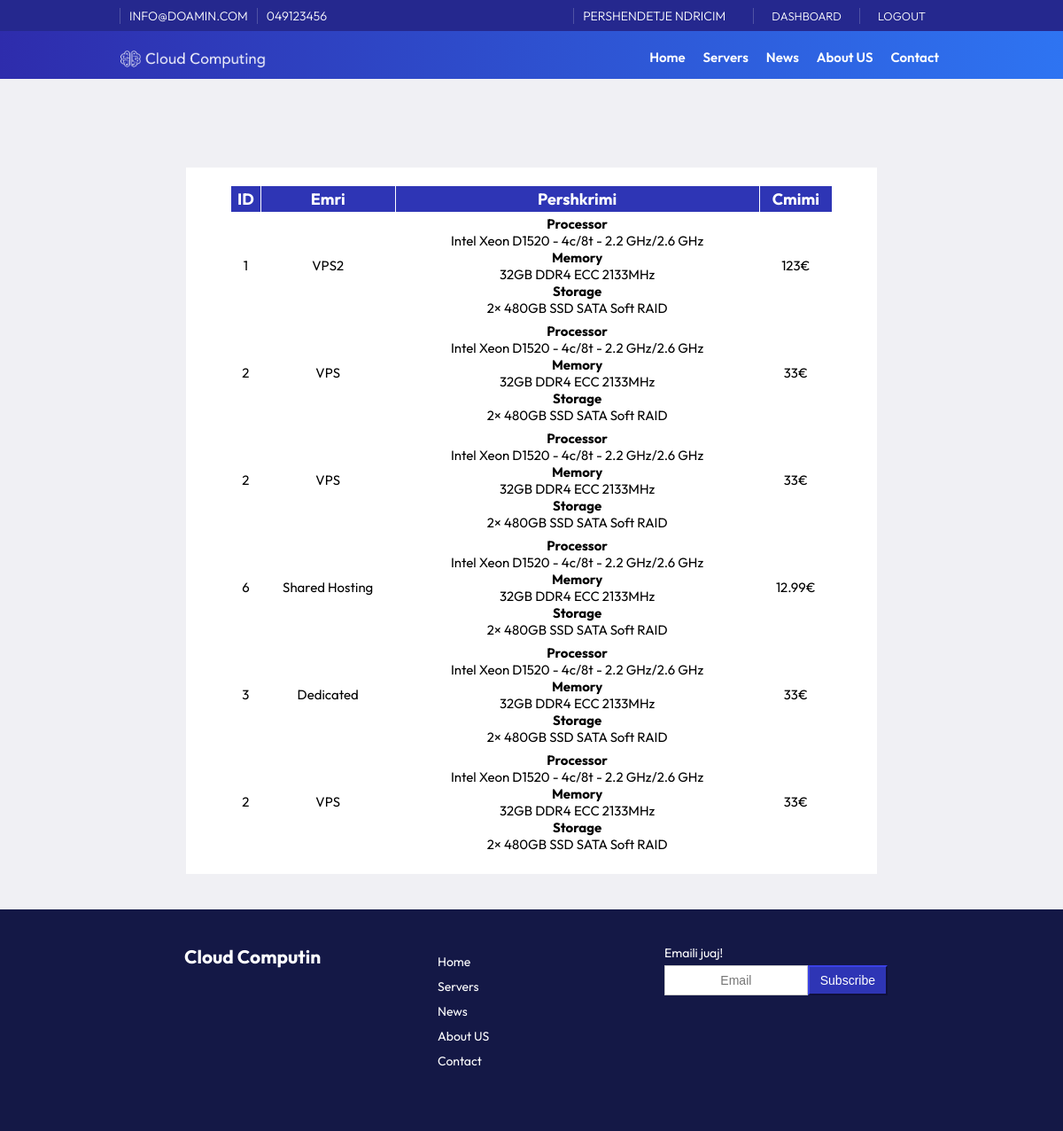
The page /user/porosit.php (signed in) on the database its author committed.
### tables this page shows
CREATE TABLE `configs` (
  `id` int(11) NOT NULL,
  `emri` varchar(255) NOT NULL,
  `vlera` text NOT NULL
);

CREATE TABLE `users` (
  `id` int(11) NOT NULL,
  `emri` varchar(255) NOT NULL,
  `mbiemri` varchar(255) NOT NULL,
  `username` varchar(255) NOT NULL,
  `password` varchar(255) NOT NULL,
  `email` varchar(255) NOT NULL,
  `role` varchar(50) NOT NULL,
  `kycja` text NOT NULL
);

CREATE TABLE `menu` (
  `id` int(11) NOT NULL,
  `Emri` varchar(255) NOT NULL,
  `vlera` varchar(255) NOT NULL,
  `renditja` int(11) NOT NULL,
  `autori` varchar(255) NOT NULL,
  `Data` datetime NOT NULL DEFAULT current_timestamp() ON UPDATE current_timestamp()
);

CREATE TABLE `servers` (
  `id` int(11) NOT NULL,
  `Titulli` varchar(255) NOT NULL,
  `Pershkrimi` text DEFAULT NULL,
  `Data` date NOT NULL,
  `Cmimi` varchar(255) DEFAULT NULL,
  `foto` varchar(255) NOT NULL,
  `autori` varchar(255) NOT NULL
);

### assets/config/functions.php (called while the page is built, shortened)
<?php
include_once 'config.php';
class SiteConfigs {
    private $db;
    public function __construct($db) {
        $this->db = $db;
    }
    public function readConfig($emri) {
        $defaultValue = 'Not Available';
        $query = "SELECT vlera FROM configs WHERE emri = '$emri' LIMIT 1";
        $result = $this->db->conn->query($query);
        if ($result->num_rows > 0) {
            $configs = $result->fetch_assoc();
            return $configs['vlera'];
        }
        return $defaultValue;
    }
}
?>

### assets/config/config.php (called while the page is built, shortened)
<?php
class Database {
    private $host = "localhost";
    private $username = "root";
    private $password = "";
    private $database = "CloudComputing";
    public function __construct() {
        $this->conn = new mysqli($this->host, $this->username, $this->password, $this->database);
    }
}
?>

### assets/config/user.php (called while the page is built, shortened)
<?php
class User {
    private $db;
    public function __construct($db) {
        $this->db = $db;
    }
    public function checkUserRole($id) {
        $query = "SELECT role FROM users WHERE id = $id";
        $result = $this->db->conn->query($query);
        if ($result->num_rows > 0) {
            $user = $result->fetch_assoc();
            return $user['role'];
        }
        return false;
    }
        public function readEmri($emri, $id) {
            $query = "SELECT $emri FROM users WHERE id = $id";
            $result = $this->db->conn->query($query);
            if ($result->num_rows > 0) {
                $user = $result->fetch_assoc();
                return $user[$emri];
            }
            return false;
        }
}
?>

### assets/config/menu.php (called while the page is built, shortened)
<?php
class Menu {
    private $db;
    public function __construct($db) {
        $this->db = $db;
    }
    public function readAllMenu() {
        $query = "SELECT * FROM menu ORDER BY renditja ASC";
        $result = $this->db->conn->query($query);
        return $result->fetch_all(MYSQLI_ASSOC);
    }
}
?>

### assets/config/porosi.php (called while the page is built, shortened)
<?php
class Porosi {
    private $db;
    public function __construct($db) {
        $this->db = $db;
    }
    public function readAllPorosity($id) {
        $query = "SELECT s.id, s.Titulli, s.Pershkrimi, s.Cmimi
        FROM porosit p
        INNER JOIN servers s ON p.id_server = s.id
        INNER JOIN users u ON u.id = p.id_useri AND u.id = $id;";
        $result = $this->db->conn->query($query);
        return $result->fetch_all(MYSQLI_ASSOC);
    }
}
?>

### user/porosit.php (the view, shortened to what this page needs)
<?php
include_once '../assets/config/config.php';
include_once '../assets/config/functions.php';
include_once '../assets/config/porosi.php';
include_once '../assets/config/menu.php';
include_once '../assets/config/user.php';
$db = new Database();
$porosit = new Porosi($db);
if ($_SESSION['user_id']) {
    $user_id = $_SESSION['user_id'];
}
$allPorosit = $porosit->readAllPorosity($user_id);
$configs = new SiteConfigs($db);
?>
<!DOCTYPE html>
<html lang="en">
<head>
    <link rel="stylesheet" href="../assets/css/style.css">
    <link rel="stylesheet" href="https://cdnjs.cloudflare.com/ajax/libs/font-awesome/4.7.0/css/font-awesome.min.css">
</head>
<body>
    <div class="container front-page">
        <?php include "../header.php" ?>
        <div class="articels width65">
            <div class="table-wrapper">
                <table class="serverat">
                    <thead>
                        <tr>
                            <th>ID</th>
                            <th>Emri</th>
                            <th>Pershkrimi</th>
                            <th>Cmimi</th>
                        </tr>
                    </thead>
                    <tbody>
                        <?php foreach ($allPorosit as $porosit): ?>
                        <tr>
                            <td><?php echo $porosit['id']; ?></td>
                            <td><?php echo $porosit['Titulli']; ?></td>
                            <td><?php echo $porosit['Pershkrimi']; ?></td>
                            <td><?php echo $porosit['Cmimi']; ?>€</td>
                        </tr>
                        <?php endforeach; ?>
                </table>
            </div>
        </div>
        <?php include "../footer.php" ?>
    </div>
</body>
</html>

### header.php (shortened to what this page needs)
<?php
$db = new Database();
$menu = new Menu($db);
$allMenu = $menu->readAllMenu();
if (isset($_SESSION['user_id'])) {
$user = new User($db);
} else {
};
?>
   <header>
            <div class="topnav">
                <div class="container width80">
                    <div class="topnavl">
                        <div class="topbarw">
                            <p><?php echo $configs->readConfig('email');?></p><p><?php echo $configs->readConfig('telefoni');?></p>
                        </div>
                    </div>
                    <div class="topnavr">
                        <div class="topbarw">
                                <?php
                                    if (isset($_SESSION['user_id'])) {
                                        $user_id = $_SESSION['user_id'];
                                        $user_role = $user->checkUserRole($user_id);
                                        $emri = '<p>Pershendetje ' .$user->readEmri('emri', $user_id) .'<p>';
                                        $dashboard = '<p><a href="' . $configs->readConfig('url') . '/admin/dashboard.php">Dashboard</a></p>';
                                        $porosit = '<p><a href="' . $configs->readConfig('url') . '/user/index.php">Dashboard</a></p>';
                                        $logout = '<p><a href="' . $configs->readConfig('url') . '/logout.php">Logout</a></p>';
                                        if ($user_role === 'admin') {
                                            echo $emri ;
                                            echo $dashboard;
                                            echo $logout;
                                        } elseif ($user_role === 'user') {
                                            echo $emri;
                                            echo $porosit;
                                            echo $logout;
                                        } else {
                                            echo '<p><a href="' . $configs->readConfig('url') . '/login.php">Login</a></p>';
                                            echo '<p><a href="' . $configs->readConfig('url') . '/login.php">Register</a></p>';
                                        }
                                    }else {
                                        echo '<p><a href="' . $configs->readConfig('url') . '/login.php">Login</a></p>';
                                        echo '<p><a href="' . $configs->readConfig('url') . '/login.php">Register</a></p>';
                                    }
                                ?>
                        </div>
                    </div>
                </div>
            </div>
            <div class="width80">
                <div class="logo"><a href="<?php echo $configs->readConfig('url'); ?>"><img src="<?php echo $configs->readConfig('imgurl');?>/logow.png" /></a></div>
                <div class="nav" id="navid">
                    <ul>
                        <?php foreach ($allMenu as $menu): ?>
                            <li><a href="<?php echo $configs->readConfig('url'); echo $menu['vlera']; ?>"><?php echo $menu['Emri']; ?></a></li>
                        <?php endforeach; ?>
                    </ul>
                </div>
            </div>
        </header>

### footer.php (shortened to what this page needs)
<footer>
    <div class="footeri width80">
        <div class="footerleft">
            <h2><a href="<?php echo $configs->readConfig('url'); ?>">Cloud Computin</a></h2>
        </div>
        <div class="footercenter">
            <ul>
                <?php foreach ($allMenu as $menu): ?>
                    <li><a href="<?php echo $configs->readConfig('url'); echo $menu['vlera']; ?>"><?php echo $menu['Emri']; ?></a></li>
                <?php endforeach; ?>
            </ul>
        </div>
        <div class="footerright">
            <p>Emaili juaj!</p>
            <div class="subs">
                <input class="form-control btn flex" type="email" placeholder="Email">
                <button class="btn btn-mir flex1">Subscribe</button>
            </div>
        </div>
    </div>
</footer>

### assets/css/style.css (style rules this page uses)
*, *:before, *:after { margin: 0; padding: 0; box-sizing: border-box; --title-font: "Outfit", Helvetica, Arial, sans-serif; --body-font: "Outfit", Helvetica, Arial, sans-serif; }
body, html { font-size: 14px; width: 100%; height: 100%; background: #F0F0F4; }
ul li a, a, body, span, text { font-family: "Outfit", Helvetica, Arial, sans-serif; }
header ul > li { list-style: none; float: left; margin: 10px 10px auto; }
.container { margin: auto; width: 100%; }
.width80 { width: 80%; margin: auto; }
.width65 { width: 65%; margin: auto; }
header { background-image: linear-gradient(to right, #2E2CAC, #2E74F2); color: #fff; }
.topnav { margin: auto; height:35px; background-color: #25288e; padding: 5px 0 5px 0; }
.topnavl { float:left; }
.topnavr { float: right; }
.topbarw { font-size: 13px; display: flex; padding: 4px 15px; font-weight: 300; }
.topnav p { text-transform: uppercase; font-size: 14px; margin: auto; border-left: solid 1px rgba(255, 255, 255, .2); padding: 0 10px 0 10px; }
.topnavr a { text-decoration: none; color: #fff; font-size: 14px; padding: 0 10px 0 10px; }
.topnav span, .topnav a { text-transform: uppercase; font-size: 13px; margin: 5px auto; }
.logo { margin: 10px 0 0 0; }
.logo img { width: 200px; float: left; }
.nav { float: right; margin: 0 10px ; }
.nav li a { text-decoration: none; color: #fff; font-size:15px; font-weight: 600; }
.front-page { width: 100%; }
.articels { display: flex; flex-wrap: wrap; align-content: space-between; margin:auto; padding: 20px 50px 20px 50px; background-color: white; }
.form-control { display: block; width: 100%; height: 34px; padding: 6px 12px; font-size: 14px; border: 1px solid #ccc; }
.btn { font-size: 14px; font-weight: 400; text-align: center; border: 1px solid #000 transparent; padding: 6px 12px; margin: 5px auto 5px auto; box-shadow: none !important; display: block; }
.btn-mir { color: #fff; text-decoration:none; background-color: #2e35b5; border-color: #25298f; }
footer { height: auto; padding: 20px; background: #141846; margin: 40px 0 0 0; }
footer ul > li, footer a { list-style: none; margin: 10px 10px auto; text-decoration: none; color: #FFF; }
.footeri { display: flex; flex-wrap: wrap; justify-content: space-between; margin:auto; padding: 20px 50px 20px 50px; color: #fff; }
.footerleft, .footercenter, .footerright { width: 33%; flex-grow: 1; padding: 0 12px 0 12px; margin-bottom:30px; }
.subs { display: flex; flex-wrap: wrap; }
.flex { flex: 1; float: left; }
.flex1 { flex: 0; float: left; }
.table-wrapper { width: 100%; overflow-x: auto; }
table.serverat { width: 100%; height: 200px; text-align: center; border-collapse: collapse; }
table.serverat td, table.serverat th { border: 1px solid #FFFFFF; padding: 3px 2px; }
table.serverat tbody td { font-size: 15px; }
table.serverat thead { background: #2E35B5; }
table.serverat thead th { font-size: 18px; font-weight: bold; color: #FFFFFF; text-align: center; }

### rows shown on the page
configs: vlera "INFO@DOAMIN.COM"
configs: vlera "049123456"
users: emri "NDRICIM"
configs: vlera (picture)
menu: Emri "Home"
menu: Emri "Servers"
menu: Emri "News"
menu: Emri "About US"
menu: Emri "Contact"
servers: id "1", Titulli "VPS2", Pershkrimi "Processor Intel Xeon D1520 - 4c/8t - 2.2 GHz/2.6 GHz Memory 32GB DDR4 ECC 2133MHz Storage 2× 480GB SSD SATA Soft RAID", Cmimi "123"
servers: id "2", Titulli "VPS", Pershkrimi "Processor Intel Xeon D1520 - 4c/8t - 2.2 GHz/2.6 GHz Memory 32GB DDR4 ECC 2133MHz Storage 2× 480GB SSD SATA Soft RAID", Cmimi "33"
servers: id "6", Titulli "Shared Hosting", Pershkrimi "Processor Intel Xeon D1520 - 4c/8t - 2.2 GHz/2.6 GHz Memory 32GB DDR4 ECC 2133MHz Storage 2× 480GB SSD SATA Soft RAID", Cmimi "12.99"
servers: id "3", Titulli "Dedicated", Pershkrimi "Processor Intel Xeon D1520 - 4c/8t - 2.2 GHz/2.6 GHz Memory 32GB DDR4 ECC 2133MHz Storage 2× 480GB SSD SATA Soft RAID", Cmimi "33"
